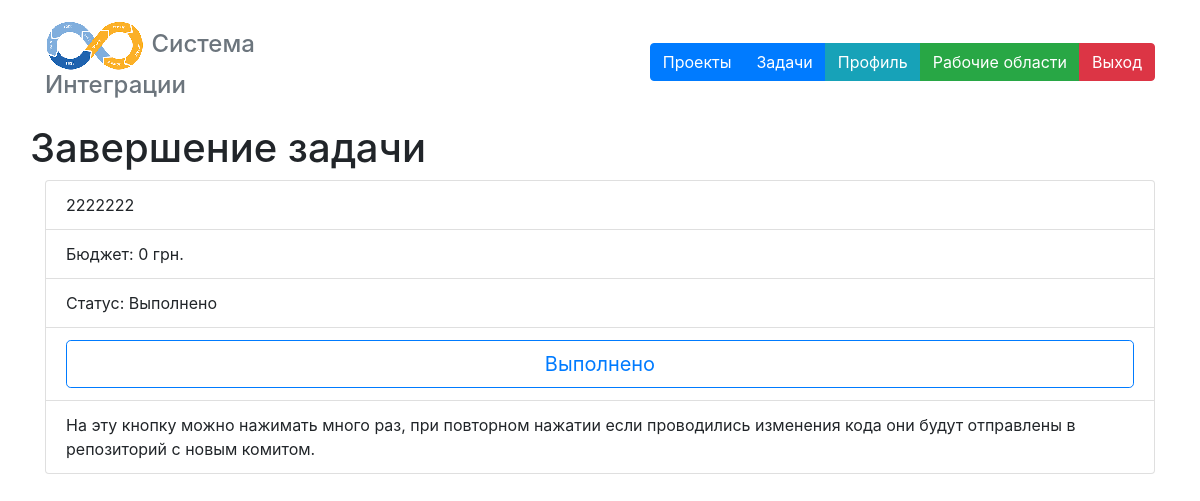
Page /task/done/2 (signed in) on the committed database.
### main/models.py (models this page shows, shortened)
class Task2User(models.Model):
    user = models.ForeignKey("account.Customer", verbose_name=_(
        "Пользователь"), on_delete=models.CASCADE)
    task = models.ForeignKey(Task, verbose_name=_(
        "Задача"), on_delete=models.CASCADE)
    is_done = models.BooleanField(default=False)
    project = models.ForeignKey('project.Project', on_delete=models.CASCADE)
    @property
    def get_status(self):
        if self.is_done:
            return 'Выполнено'
        else:
            return 'В работе'

class Task(models.Model):
    TYPE = (
        ("бекенд", "бекенд"),
        ("фронтенд", "фронтенд"),
    )
    HARD = (
        ("простая", "простая"),
        ("средняя", "средняя"),
        ("сложная", "сложная"),
    )
    title = models.CharField(max_length=250)
    type = models.CharField(max_length=50, choices=TYPE, default='фронтенд')
    hard = models.CharField(max_length=50, choices=TYPE, default='простая')
    project = models.ForeignKey('project.Project', on_delete=models.CASCADE)
    desc = models.TextField()
    is_done = models.BooleanField(default=False)
    budget = models.IntegerField(default=0)

### main/views.py (the view)
# urls.py: path('task/done/<int:id>', done_task),
def done_task(request, id):
    t = Task.objects.get(pk=id)
    task = Task2User.objects.get(task=t,user=request.user)
    return render(request, 'done_task.html', {"task": task})

### templates/done_task.html
 {% extends 'base.html' %}
 {% block content %}
 <h1> Завершение задачи  </h1>
 <div class="container">
        <ul class="list-group">
            <li class="list-group-item">
               {{  task.task.title }}
            </li>
            <li class="list-group-item">
              Бюджет: {{  task.task.budget }} грн.
            </li>
            <li class="list-group-item">
              Статус: {{  task.get_status }}
            </li>
            <li class="list-group-item">
                <a class="btn btn-lg btn-outline-primary btn-block" href="/task/end/{{ task.id }}">Выполнено</a>
            </li>
            <li class="list-group-item">
                На эту кнопку можно нажимать много раз, при повторном нажатии если проводились изменения кода они будут отправлены в репозиторий с новым комитом.
            </li>
        </ul>
</div>
{% endblock %}

### rows in the picture
Task2User: task "2222222", task.budget "0", get_status "Выполнено"
